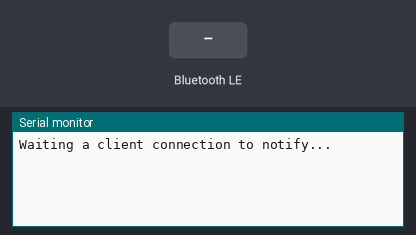
Simulated run of this sketch. Board: ESP32. Parts: the last lines printed to the serial monitor. The inputs (shaded band) are chosen by the test bench. Nothing arrives over Bluetooth unless stated; a phone connects over Bluetooth LE 3 s after start.

Above: at 1.7 s.
1.8 s: Bluetooth LE write "1" received
At 2.7 s:
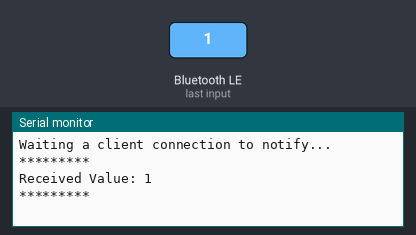
3.3 s: Bluetooth LE write "0" received
At 3.9 s:
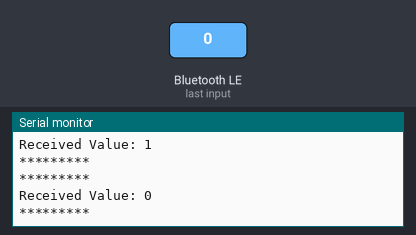
4.8 s: Bluetooth LE write "2" received
At 6.2 s:
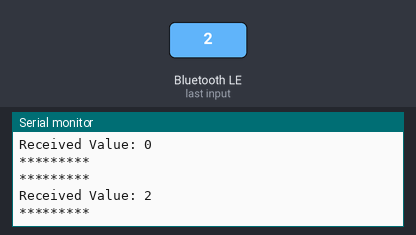

Measured:
- after the input at 1.8 s, the serial monitor: prints a new line after 0.05 s (image 1)
- after the input at 3.3 s, the serial monitor: prints a new line after 0.05 s (image 2)
- after the input at 4.8 s, the serial monitor: prints a new line after 0.05 s (image 3)

The sketch:

BLE_uart.ino
```cpp
//********************************************************************************************
//Application File
//********************************************************************************************
#include "ble_utility.h"

//********************************************************************************************
//Setup File
//********************************************************************************************
void setup()
{
  ble_init();
}

//********************************************************************************************
//Loop
//********************************************************************************************
void loop()
{
  data_communication();
}

//********************************************************************************************
//End of File
//********************************************************************************************
```

ble_utility.cpp
```cpp
//********************************************************************************************
// BLE Uitility
//********************************************************************************************
#include <BLEDevice.h>
#include <BLEServer.h>
#include <BLEUtils.h>
#include <BLE2902.h>
#include "ble_utility.h"

//********************************************************************************************
// UUID Services and Characteristic
//********************************************************************************************
#define SERVICE_UUID "6E400001-B5A3-F393-E0A9-E50E24DCCA9E" // UART service UUID
#define CHARACTERISTIC_UUID_RX "6E400002-B5A3-F393-E0A9-E50E24DCCA9E"
#define CHARACTERISTIC_UUID_TX "6E400003-B5A3-F393-E0A9-E50E24DCCA9E"

//********************************************************************************************
// GLobal Variables
//********************************************************************************************
BLEServer *pServer = NULL;
BLECharacteristic *pTxCharacteristic;
bool deviceConnected = false;
bool oldDeviceConnected = false;
uint8_t txValue = 0;

//********************************************************************************************
// BLE Uitility
//********************************************************************************************
// uint8_t dev_to_app_frame[20];							//Device to App Communication

uint8_t app_to_dev_frame[20]; // App to Device Communication
uint8_t ble_grid_status[3] = {0x02, 0x09, 0x00}; // Update Device Status Code in ble_grid_status[2] only, Keep rest bytes as it is.
char blue_name[] = "CG_Primus_123_A"; // Change last character of array as per avalability

//********************************************************************************************
// Class to Class Poly
//********************************************************************************************
class MyServerCallbacks : public BLEServerCallbacks
{
	void onConnect(BLEServer *pServer)
	{
		deviceConnected = true;
	};

	void onDisconnect(BLEServer *pServer)
	{
		deviceConnected = false;
	}
};

//********************************************************************************************
// Class to Class Poly
//********************************************************************************************
class MyCallbacks : public BLECharacteristicCallbacks
{
	void onWrite(BLECharacteristic *pCharacteristic)
	{
		std::string rxValue = pCharacteristic->getValue();

		if (rxValue.length() > 0)
		{
			Serial.println("*********");
			Serial.print("Received Value: ");

			for (int i = 0; i < rxValue.length(); i++)
			{
				Serial.print(rxValue[i]);
				app_to_dev_frame[i] = rxValue[i];
			}

			Serial.println();
			Serial.println("*********");
		}
	}
};

//********************************************************************************************
// BLE Initialization
//********************************************************************************************
void ble_init(void)
{
	Serial.begin(115200);

	// Create the BLE Device
	BLEDevice::init(blue_name);

	// Create the BLE Server
	pServer = BLEDevice::createServer();
	pServer->setCallbacks(new MyServerCallbacks());

	// Create the BLE Service
	BLEService *pService = pServer->createService(SERVICE_UUID);

	// Create a BLE Characteristic
	pTxCharacteristic = pService->createCharacteristic(
		CHARACTERISTIC_UUID_TX,
		BLECharacteristic::PROPERTY_NOTIFY);

	pTxCharacteristic->addDescriptor(new BLE2902());

	BLECharacteristic *pRxCharacteristic = pService->createCharacteristic(
		CHARACTERISTIC_UUID_RX,
		BLECharacteristic::PROPERTY_WRITE);

	pRxCharacteristic->setCallbacks(new MyCallbacks());

	// Start the service
	pService->start();

	// Start advertising
	pServer->getAdvertising()->start();
	Serial.println("Waiting a client connection to notify...");

	esp_ble_gap_config_adv_data_raw(ble_grid_status, 3); // Upload Charger Status
	delay(500);
}

//********************************************************************************************
// Send Data to App
//********************************************************************************************
void send_data_app(uint8_t *dev_to_app_frame, uint8_t length)
{
	if (deviceConnected)
	{
		pTxCharacteristic->setValue(dev_to_app_frame, length);
		pTxCharacteristic->notify();
		delay(10);
	}
}

//********************************************************************************************
// Continous Work (Keep this function in Loop / While(1) )
//********************************************************************************************
void data_communication(void)
{
	if (!deviceConnected && oldDeviceConnected)
	{
		delay(500);								// Warm-up period
		esp_ble_gap_set_device_name(blue_name); // Bluetooth Name Change
		delay(500);

		pServer->startAdvertising(); // Preparing for New Connection

		esp_ble_gap_config_adv_data_raw(ble_grid_status, 3); // Upload Charger Status
		delay(500);

		Serial.println("start advertising");
		oldDeviceConnected = deviceConnected;
	}

	if (deviceConnected && !oldDeviceConnected)
	{
		oldDeviceConnected = deviceConnected;
	}
}

//********************************************************************************************
// End of File
//********************************************************************************************
```

ble_utility.h
```cpp
//********************************************************************************************
// BLE Header File
//********************************************************************************************
#include <Arduino.h>

//********************************************************************************************
// Extern Global Varibale
//********************************************************************************************
extern uint8_t adv_raw_data[];

//********************************************************************************************
// Extern Function
//********************************************************************************************
void ble_init(void);
void data_communication(void);

//********************************************************************************************
// End of File
//********************************************************************************************
```
